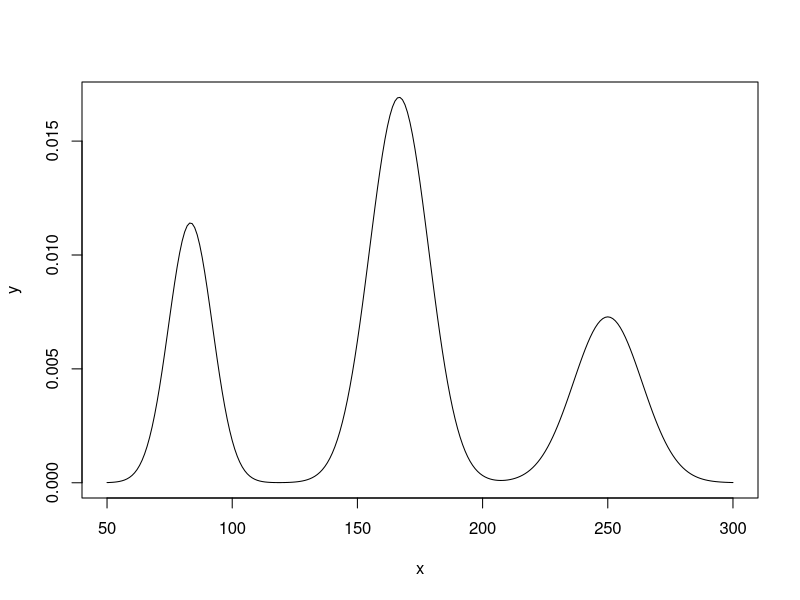

Reproduce this figure in R.
## ---- chunk 1
x <- seq(50,300, 1)
y <- 1/4 * dnorm(x, 1000/12, sqrt(1000*1/12*11/12)) + 1/2 * dnorm(x, 1000/6, sqrt(1000*1/6*5/6)) + 1/4 * dnorm(x, 1000/4, sqrt(1000*1/4*3/4))
plot(x, y, type="l")
## ---- chunk 2
qnorm(1/5, 1000/12, sqrt(1000*1/12*11/12))
## ---- chunk 3
qnorm(4/5, 1000/4, sqrt(1000*1/4*3/4))
